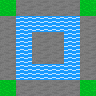

Rendered tile map (Tiled .tmx) drawn with the repository's tilesets; below, a short description and the full map source, tile grids included:
An orthogonal 6x6 tile map with 16x16 px tiles, 3 tile layers (layer_0, layer_1, layer_2).

<map version="1.5" tiledversion="1.7.2" orientation="orthogonal" renderorder="right-down" width="6" height="6" tilewidth="16" tileheight="16" infinite="0" nextlayerid="4" nextobjectid="1">
 <editorsettings>
  <export target="quest_1.csv" format="csv" />
 </editorsettings>
 <tileset firstgid="1" name="edit_tileset" tilewidth="16" tileheight="16" tilecount="100" columns="10">
  <image source="../../../edit_tileset.png" width="160" height="160" />
 </tileset>
 <layer id="3" name="layer_0" width="6" height="6">
  <data encoding="csv">
1,1,1,1,1,1,
1,1,1,1,1,1,
1,1,1,1,1,1,
1,1,1,1,1,1,
1,1,1,1,1,1,
1,1,1,1,1,1
</data>
 </layer>
 <layer id="1" name="layer_1" width="6" height="6">
  <data encoding="csv">
0,2,2,2,2,0,
2,4,4,4,4,2,
2,4,2,2,4,2,
2,4,2,2,4,2,
2,4,4,4,4,2,
0,2,2,2,2,0
</data>
 </layer>
 <layer id="2" name="layer_2" width="6" height="6">
  <data encoding="csv">
0,0,0,0,0,0,
0,0,0,0,0,0,
0,0,2,2,0,0,
0,0,2,2,0,0,
0,0,0,0,0,0,
0,0,0,0,0,0
</data>
 </layer>
</map>
